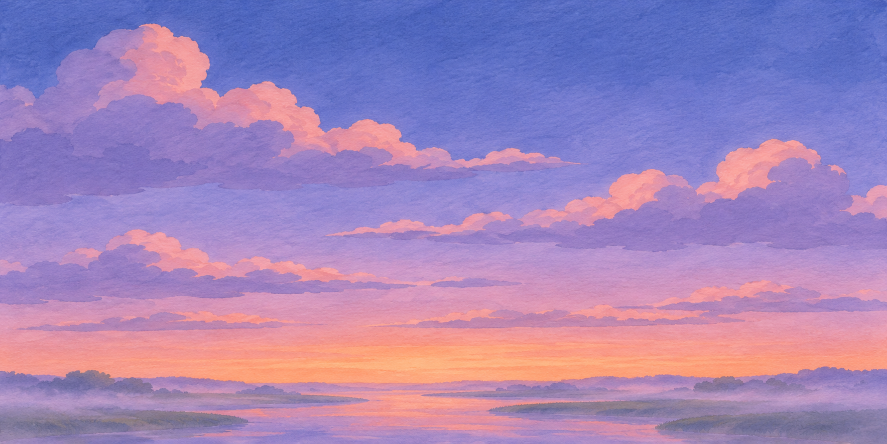
#> input picture assets/ref/sky_test.png, 1774 x 887 px (shown at 1/2 size)
$ python -i shots30.py   (imports and definitions only)
#> lines starting #> are read from the running program, lines starting #| are printed output that depends on the picture
#> in pillar, src is the input picture: PIL image 1774x887 RGB; mean R, G, B 162.9, 133.3, 184.8
### cases/source/ppt-new-year-street/tools/stills.py
"""《这条街照常过年》故事介绍片 · 静帧参考
系统：Rokid 讲述 + 代码画的街道地图（64 盏灯笼 = 进度）+ 原画/AI 视频里的灯笼真的随剧情明灭。
效果全是代码：灯笼检测与熄灭、蚀光侵蚀、金线与中国结、镜片 HUD、三语翻译气泡。
用法：python stills.py   → ../风格样张/静帧/
"""
import math, random
from pathlib import Path
import numpy as np
from PIL import Image, ImageDraw, ImageFont, ImageFilter
from scipy import ndimage as ndi

ROOT = Path(__file__).resolve().parent.parent
SRC = ROOT / '素材' / 'hi'
OUT = ROOT / '风格样张' / '静帧'; OUT.mkdir(parents=True, exist_ok=True)
W, H = 1920, 1080
TEAL = (110, 240, 205); GOLD = (255, 196, 92); PURPLE = (150, 90, 255); LANT = (255, 120, 60)
HIRA = '/System/Library/Fonts/Hiragino Sans GB.ttc'; SONG = '/System/Library/Fonts/Supplemental/Songti.ttc'

def F(size, bold=False, song=False):
    return ImageFont.truetype(SONG if song else HIRA, size, index=(1 if bold else 3) if song else (1 if bold else 0))

def arr(im): return np.asarray(im.convert('RGB')).astype(np.float32) / 255
def img(a): return Image.fromarray((np.clip(a, 0, 1) * 255).astype(np.uint8))

def fit(path, w=W, h=H):
#> called with path = '../../../../assets/ref/sky_test.png', w = 1920, h = 1080
    im = Image.open(path).convert('RGB')
    s = max(w / im.width, h / im.height)
#> s = 1.22
    im = im.resize((round(im.width * s), round(im.height * s)), Image.LANCZOS)
    x, y = (im.width - w) // 2, (im.height - h) // 2
#> x = 120; y = 0
    return im.crop((x, y, x + w, y + h))
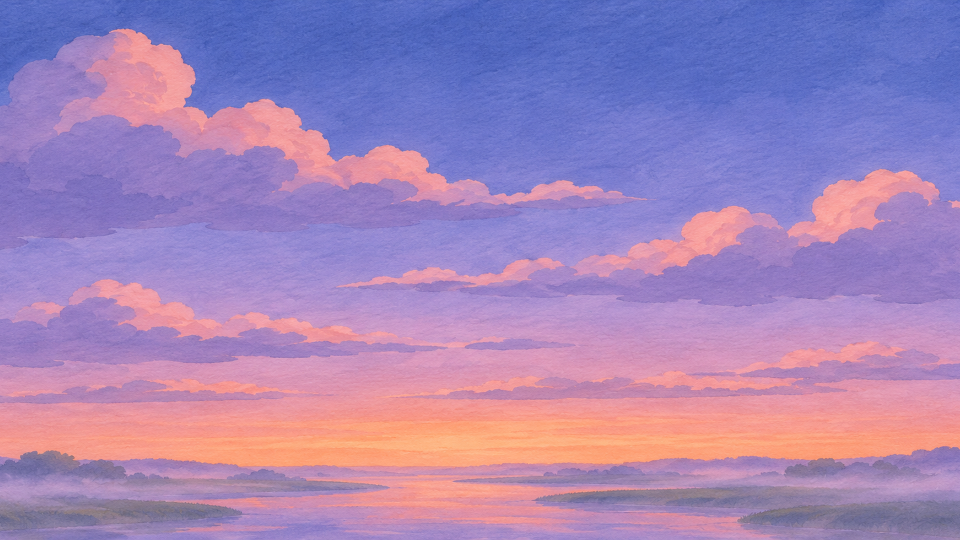
#> returned value: PIL image 1920x1080 RGB (shown at 1/2 size); mean R, G, B 164.3, 133.6, 184.2

# [163 lines left out: functions scope, glow, line_mask, noise, lanterns, extinguish and 8 more, not called in this run]

# ---------- 街道地图 ----------
STREET_Y = 560
# [202 lines left out: functions map_layout, street_map, s1_cold_open, s2_map, s3_workshop, s4_arrive and 3 more, not called in this run]

SHOTS = [('S1_冷开场', s1_cold_open), ('S2_Rokid开机_地图', s2_map), ('S3_街坊日常_粤语翻译', s3_workshop),
         ('S4_沈烬到来_灯笼熄灭', s4_arrive), ('S5_交锋_动作预测', s5_fight), ('S6_金线护街口', s6_gold), ('S7_饭还热着', s7_dinner)]

# [12 lines that do not run on import are left out]

### cases/source/ppt-new-year-street/tools/shots30.py
"""《这条街照常过年》故事介绍片 · 30 镜静帧（约 3 分钟，每镜约 6 秒）
沿用 stills.py 的效果模块；灯笼计数一条线贯穿：挂灯 0→40，沈烬熄灭 40→5，金线收结 64。
用法：python shots30.py [编号...]   → ../风格样张/30镜/
"""
import math, sys
import numpy as np
from PIL import Image, ImageDraw, ImageFilter
from scipy import ndimage as ndi
import stills as S
from stills import (W, H, TEAL, GOLD, PURPLE, LANT, SRC, F, arr, img, fit, scope, glow, line_mask, lanterns,
                    extinguish, erosion, knot_paths, panel, lens_frame, counter, subtitle, bubble, street_map,
                    map_layout, STREET_Y, noise)

# [1 line not run here, left out]
S.tag = lambda im, *a: im            # 复用 stills 的镜头函数时不加它的说明条
RED = (255, 110, 110); GX = 175

# [6 lines left out: function tag, not called in this run]

def pillar(path, x=None, w=None):
    """竖版素材放进 16:9：背景同图模糊压暗，前景整高"""
    src = Image.open(path).convert('RGB')
    bg = fit(path).filter(ImageFilter.GaussianBlur(40)); bg = img(arr(bg) * 0.32)
#> after `bg = fit(path).filter(ImageFilter.GaussianBlur(40))`:
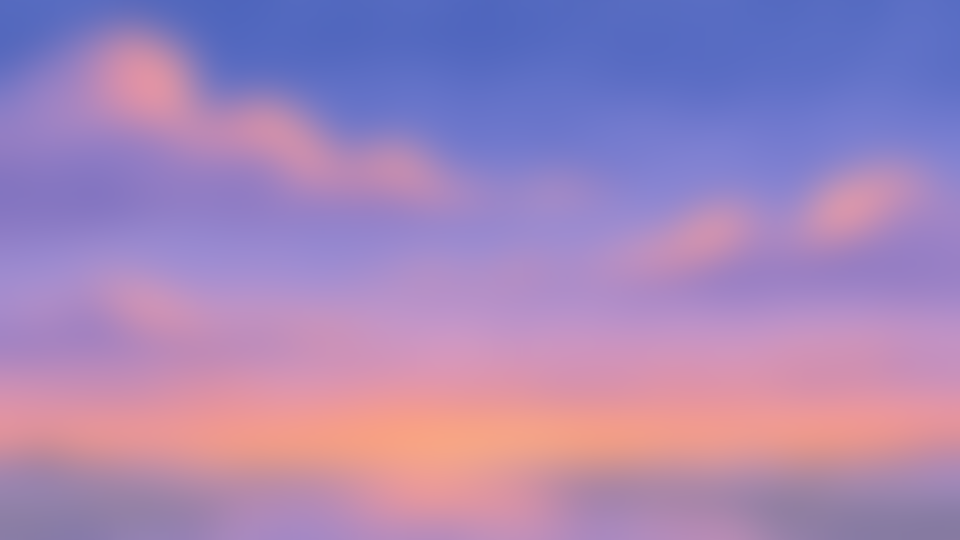
#> bg: PIL image 1920x1080 RGB (shown at 1/2 size); mean R, G, B 164.2, 133.6, 184.2
#> after `bg = img(arr(bg) * 0.32)`:
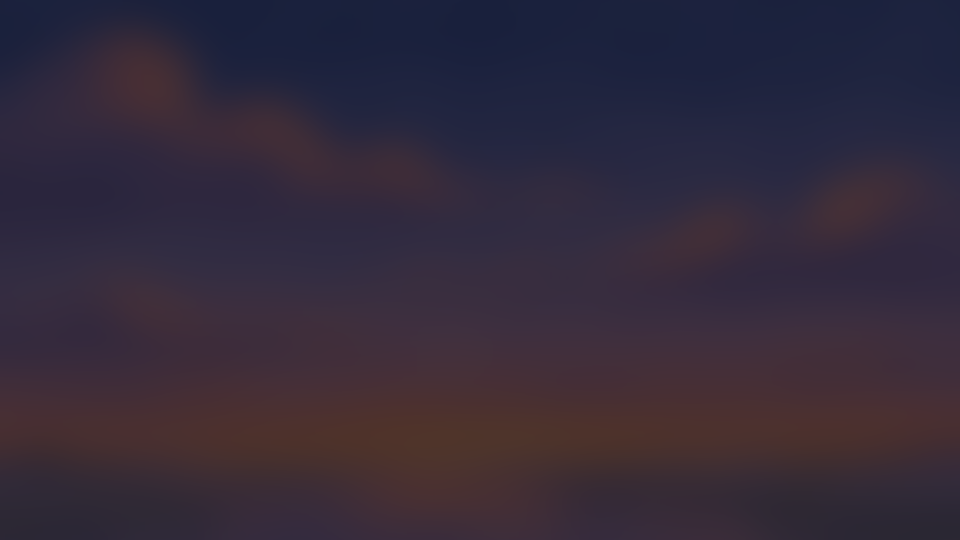
#> bg: PIL image 1920x1080 RGB (shown at 1/2 size); mean R, G, B 52, 42.3, 58.5
    fg = src.resize((round(src.width * H / src.height), H), Image.LANCZOS)
    if w: fg = fg.crop(((fg.width - w) // 2, 0, (fg.width - w) // 2 + w, H))
    bg.paste(fg, ((W - fg.width) // 2 if x is None else x, 0)); return bg

# [8 lines left out: function dashed, not called in this run]

def pts(): return [p for s in map_layout() for p in s['pts']]

# [7 lines left out: function glitch, not called in this run]

def lit_range(a, b): return list(range(a, b))

# ================= 冷开场 =================
# [19 lines left out: function lone_lantern, not called in this run]

def s01():
    im = lone_lantern(-0.2)
    return tag(im, 1, '一盏灯', '全黑里只亮一盏灯笼（从原画里抠出的真灯笼），环境声：远处鞭炮、街坊说话，没有音乐')
# [4 lines left out: function s02, not called in this run]
def s03():
    im = S.s1_cold_open()
    return tag(im, 3, '金线结出片名', '一根金线从灯里拉出，结成中国结，片名浮在结下；沈烬说完后半句')

# ================= Rokid 与这条街 =================
# [6 lines left out: function s04, not called in this run]
def s05():
    im = S.s2_map()
    return tag(im, 5, '街道地图 · 0/64', '全片主线地图：64 个灯笼点全暗，倒计时开始；之后每段从这里推进去、再拉回来')
# [16 lines left out: functions s06, s07, not called in this run]
def s08():
    im = S.s3_workshop()
    return tag(im, 8, '梁伯 · 粤语', '日常功能二：拍照识别出梁伯，粤语原声配实时翻译；PPT 人物立绘变成识别卡')
# [138 lines left out: functions s09, s10, s11, s12, s13, s14 and 8 more, not called in this run]

# ================= 交锋 =================
def s22():
    im = S.s5_fight()
    return tag(im, 22, '第一次交锋', 'AI 打斗原片 + 拳路预测；场外阿棠的英语疏散用翻译气泡带出，三语同时在场')
# [42 lines left out: functions s23, s24, s25, s26, s27, not called in this run]
def s28():
    im = S.s6_gold()
    return tag(im, 28, '地图全亮', '拉回地图：金线网收成中国结，64 盏全亮，黑痕压回街外；倒计时归零，灯会开始')

# ================= 饭还热着 =================
# [7 lines left out: function s29, not called in this run]
def s30():
    im = S.s7_dinner()
    return tag(im, 30, '年夜饭 · 拍照', 'Rokid 拍照定格成那张合影；梁伯粤语"食饭啦"收尾，落版')

SHOTS = [globals()[f's{k:02d}'] for k in range(1, 31)]

# [12 lines not run here, left out]

>>> result = pillar('../../../../assets/ref/sky_test.png')
